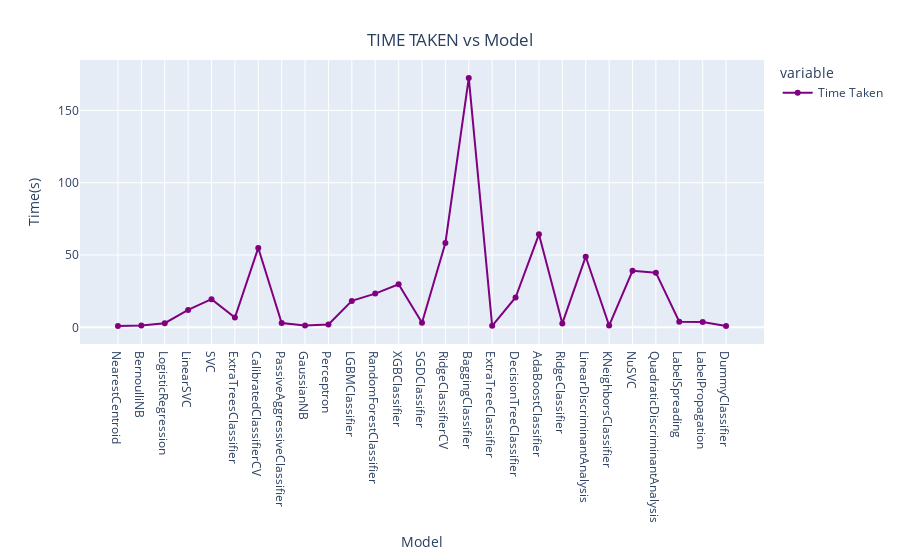

Notebook cell for this chart:
### Code cell
line = px.line(data_frame= model ,y =["Time Taken"] , markers = True)
line.update_xaxes(title="Model",
                rangeslider_visible = False)    
line.update_yaxes(title = "Time(s)")
line.update_traces(line_color="purple")
line.update_layout(showlegend = True,
    title = {
        'text': 'TIME TAKEN vs Model',
        'y':0.94,
        'x':0.5,
        'xanchor': 'center',
        'yanchor': 'top'})

line.show()

### Figure 1 — Plotly figure (JSON) as saved in the notebook; plotly's stock layout.template omitted (floating-point values rounded to 4 significant figures)
{"data": [{"hovertemplate": "variable=Time Taken<br>Model=%{x}<br>value=%{y}<extra></extra>", "legendgroup": "Time Taken", "line": {"color": "purple", "dash": "solid"}, "marker": {"symbol": "circle"}, "mode": "lines+markers", "name": "Time Taken", "orientation": "v", "showlegend": true, "type": "scatter", "x": ["NearestCentroid", "BernoulliNB", "LogisticRegression", "LinearSVC", "SVC", "ExtraTreesClassifier", "CalibratedClassifierCV", "PassiveAggressiveClassifier", "GaussianNB", "Perceptron", "LGBMClassifier", "RandomForestClassifier", "XGBClassifier", "SGDClassifier", "RidgeClassifierCV", "BaggingClassifier", "ExtraTreeClassifier", "DecisionTreeClassifier", "AdaBoostClassifier", "RidgeClassifier", "LinearDiscriminantAnalysis", "KNeighborsClassifier", "NuSVC", "QuadraticDiscriminantAnalysis", "LabelSpreading", "LabelPropagation", "DummyClassifier"], "xaxis": "x", "y": [0.9615, 1.283, 2.834, 12.06, 19.47, 6.764, 54.89, 2.998, 1.178, 1.953, 18.26, 23.3, 29.8, 3.173, 58.34, 172.4, 1.004, 20.61, 64.3, 2.689, 48.83, 1.219, 39.12, 37.79, 3.872, 3.65, 0.8765], "yaxis": "y"}], "layout": {"legend": {"title": {"text": "variable"}, "tracegroupgap": 0}, "margin": {"t": 60}, "showlegend": true, "title": {"text": "TIME TAKEN vs Model", "x": 0.5, "xanchor": "center", "y": 0.94, "yanchor": "top"}, "xaxis": {"anchor": "y", "domain": [0, 1], "rangeslider": {"visible": false}, "title": {"text": "Model"}}, "yaxis": {"anchor": "x", "domain": [0, 1], "title": {"text": "Time(s)"}}}}
